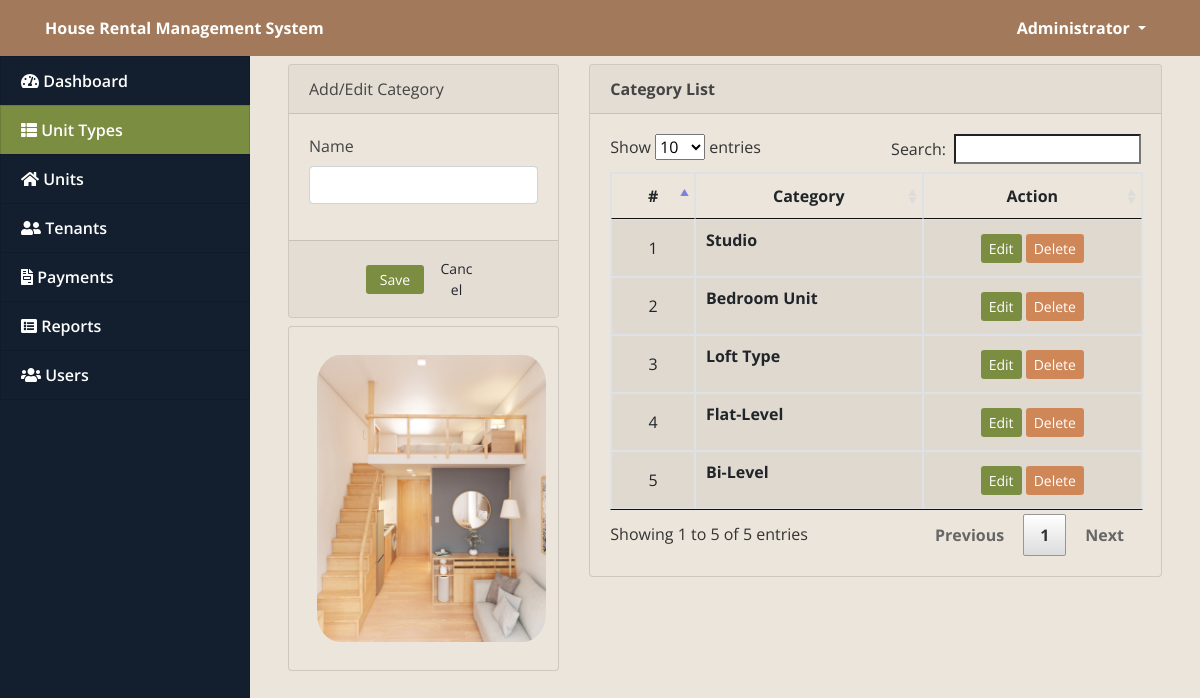
Before: /index.php?page=categories (signed in) with the older database file.
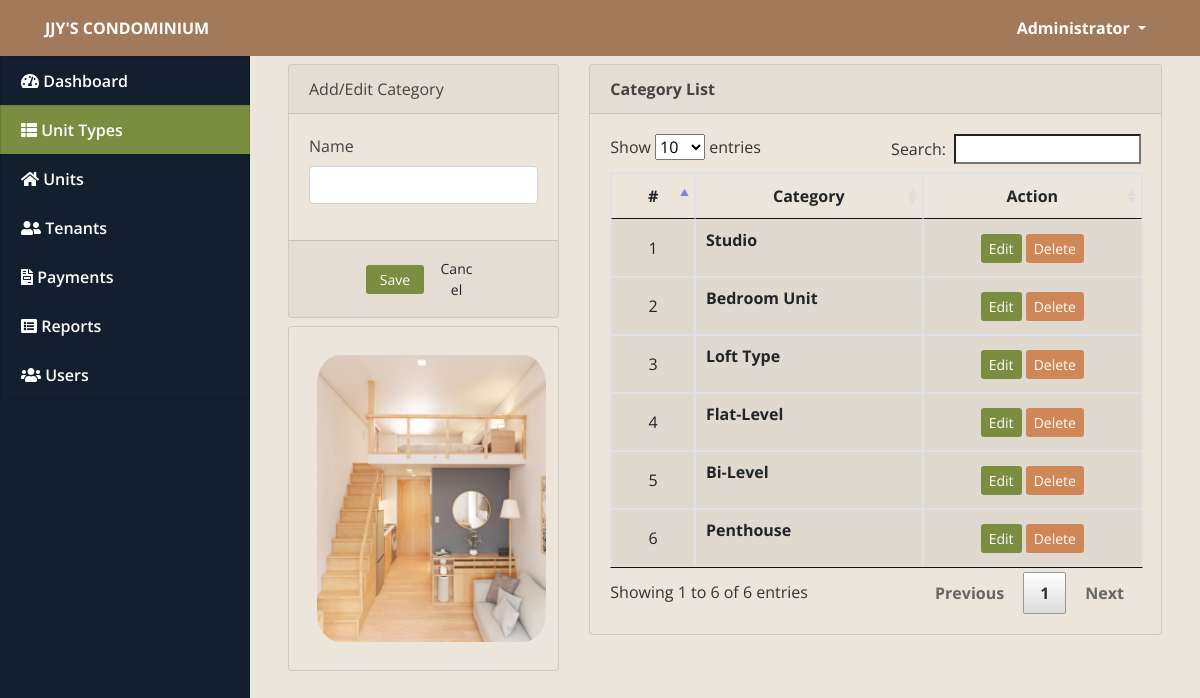
After: the same page with the newer database file.
### tables this page shows
CREATE TABLE `categories` (
  `id` int(30) NOT NULL,
  `name` varchar(200) NOT NULL
);

### categories.php (the view, shortened to what this page needs)
<?php include('db_connect.php');?>
<link rel="stylesheet" href="css/overrides.css">
<div class="container-fluid">
	<div class="col-lg-12">
		<div class="row">
			<div class="col-md-4">
				<form action="" id="manage-category">
					<div class="card">
						<div class="card-header">
								Add/Edit Category
						</div>
						<div class="card-body">
								<div class="form-group">
									<label class="control-label">Name</label>
									<input type="text" class="form-control" name="name" autocomplete="off" required>
								</div>
						</div>
						<div class="card-footer">
							<div class="row">
								<div class="col-md-12">
									<button class="btn btn-sm btn-primary col-sm-3 offset-md-3"> Save</button>
									<button class="btn btn-sm btn-default col-sm-3" type="button" onclick="$('#manage-category').get(0).reset()"> Cancel</button>
								</div>
							</div>
						</div>
					</div>
				</form>
				<div class="card mt-2">
					<div class="card-body">
						<img src="assets/img/categories.jpeg" alt="" class="imgs">
					</div>
				</div>
			</div>
			<div class="col-md-8">
				<div class="card">
					<div class="card-header">
						<b>Category List</b>
					</div>
					<div class="card-body">
						<table class="table table-bordered table-hover">
							<thead>
								<tr>
									<th class="text-center">#</th>
									<th class="text-center">Category</th>
									<th class="text-center">Action</th>
								</tr>
							</thead>
							<tbody>
								<?php
								$i = 1;
								$category = $conn->query("SELECT * FROM categories order by id asc");
								while($row=$category->fetch_assoc()):
								?>
								<tr>
									<td class="text-center"><?php echo $i++ ?></td>
									<td class="">
										<p><b><?php echo $row['name'] ?></b></p>
									</td>
									<td class="text-center">
										<button class="btn btn-sm btn-primary edit_category" type="button" data-id="<?php echo $row['id'] ?>"  data-name="<?php echo $row['name'] ?>" >Edit</button>
										<button class="btn btn-sm btn-danger delete_category" type="button" data-id="<?php echo $row['id'] ?>">Delete</button>
									</td>
								</tr>
								<?php endwhile; ?>
							</tbody>
						</table>
					</div>
				</div>
			</div>
		</div>
	</div>
</div>

### topbar.php (shortened to what this page needs)
<nav class="navbar navbar-light fixed-top bg-navbar" style="padding:0;min-height: 3.5rem">
  <div class="container-fluid mt-2 mb-2">
  	<div class="col-lg-12">
      <div class="col-md-4 float-left text-white">
        <large><b><?php echo isset($_SESSION['system']['name']) ? $_SESSION['system']['name'] : '' ?></b></large>
      </div>
	  	<div class="float-right">
        <div class=" dropdown mr-4">
            <a href="#" class="text-white dropdown-toggle"  id="account_settings" data-toggle="dropdown" aria-haspopup="true" aria-expanded="false"><?php echo $_SESSION['login_name'] ?> </a>
        </div>
      </div>
  </div>
</nav>

Changed rows visible on the page:
added categories: name "Penthouse"
Other visible differences:
$_SESSION['system']['name']: "House Rental Management System" → "JJY'S CONDOMINIUM"
text written by a page script: "Show entries Search: Showing 1 to 5 of 5 entries Previous 1 Next" → "Show entries Search: Showing 1 to 6 of 6 entries Previous 1 Next"
